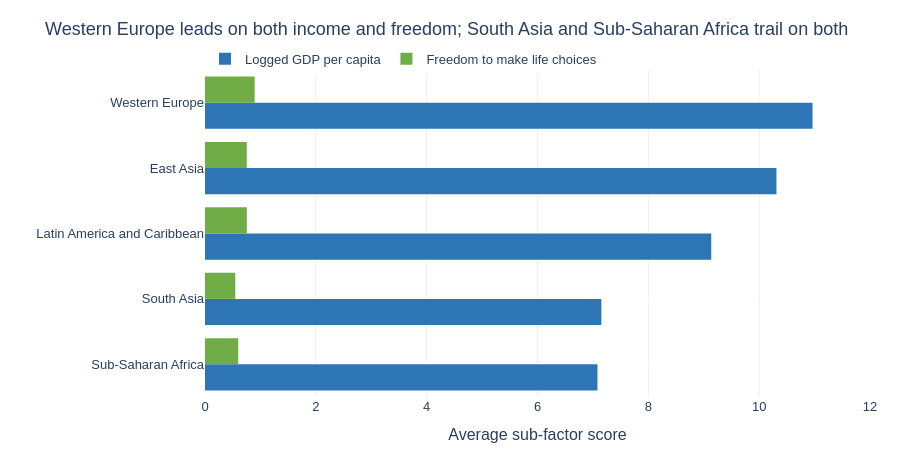

This figure's notebook cell:
### Markdown cell above
---
## Done? Stretch Goal

If you finish both tasks with time to spare, try this:

**Task 3 (stretch):** Build a **grouped bar chart** comparing 2 sub-factors (e.g. `GDP_per_capita` and `Freedom`) across the 5 most populated regions. Use colour meaningfully and write an insight title.

Regions to include: `'Western Europe'`, `'Latin America'`, `'East Asia'`, `'Sub-Saharan Africa'`, `'South Asia'`

### Code cell
# Stretch goal — grouped bar chart
focus_regions = [
    'Western Europe',
    'Latin America and Caribbean',
    'East Asia',
    'Sub-Saharan Africa',
    'South Asia',
]

grouped = (
    df[df['Region'].isin(focus_regions)]
    .groupby('Region')[['GDP', 'Freedom']]
    .mean()
    .reset_index()
)

long = grouped.melt(
    id_vars='Region',
    value_vars=['GDP', 'Freedom'],
    var_name='Factor',
    value_name='Score',
)
order = grouped.sort_values('GDP')['Region'].tolist()
long['Region'] = pd.Categorical(long['Region'], categories=order, ordered=True)
long = long.sort_values('Region')
long['Factor'] = long['Factor'].map({
    'GDP': 'Logged GDP per capita',
    'Freedom': 'Freedom to make life choices',
})

fig = px.bar(
    long,
    x='Score',
    y='Region',
    color='Factor',
    orientation='h',
    barmode='group',
    title='Western Europe leads on both income and freedom; South Asia and Sub-Saharan Africa trail on both',
    labels={'Score': 'Average sub-factor score', 'Region': '', 'Factor': ''},
    color_discrete_map={
        'Logged GDP per capita': '#2E75B6',
        'Freedom to make life choices': '#70AD47',
    },
    height=450,
)
fig.update_traces(marker_line_width=0)
fig.update_layout(
    xaxis=dict(range=[0, 12], gridcolor='#EEEEEE'),
    yaxis=dict(gridcolor='white'),
    plot_bgcolor='white',
    paper_bgcolor='white',
    font=dict(family='Arial', size=13),
    legend=dict(orientation='h', y=1.08),
    margin=dict(l=10, r=30, t=70, b=40),
)
fig.show()

### Figure 1 — Plotly figure (JSON) as saved in the notebook; plotly's stock layout.template omitted (floating-point values rounded to 4 significant figures)
{"data": [{"alignmentgroup": "True", "hovertemplate": "=%{y}<br>Average sub-factor score=%{x}<extra></extra>", "legendgroup": "Logged GDP per capita", "marker": {"color": "#2E75B6", "line": {"width": 0}, "pattern": {"shape": ""}}, "name": "Logged GDP per capita", "offsetgroup": "Logged GDP per capita", "orientation": "h", "showlegend": true, "textposition": "auto", "type": "bar", "x": [7.082, 7.152, 9.135, 10.31, 10.96], "xaxis": "x", "y": ["Sub-Saharan Africa", "South Asia", "Latin America and Caribbean", "East Asia", "Western Europe"], "yaxis": "y"}, {"alignmentgroup": "True", "hovertemplate": "=%{y}<br>Average sub-factor score=%{x}<extra></extra>", "legendgroup": "Freedom to make life choices", "marker": {"color": "#70AD47", "line": {"width": 0}, "pattern": {"shape": ""}}, "name": "Freedom to make life choices", "offsetgroup": "Freedom to make life choices", "orientation": "h", "showlegend": true, "textposition": "auto", "type": "bar", "x": [0.5994, 0.5463, 0.7542, 0.754, 0.8961], "xaxis": "x", "y": ["Sub-Saharan Africa", "South Asia", "Latin America and Caribbean", "East Asia", "Western Europe"], "yaxis": "y"}], "layout": {"barmode": "group", "font": {"family": "Arial", "size": 13}, "height": 450, "legend": {"orientation": "h", "title": {"text": ""}, "tracegroupgap": 0, "y": 1.08}, "margin": {"b": 40, "l": 10, "r": 30, "t": 70}, "paper_bgcolor": "white", "plot_bgcolor": "white", "title": {"text": "Western Europe leads on both income and freedom; South Asia and Sub-Saharan Africa trail on both"}, "xaxis": {"anchor": "y", "domain": [0, 1], "gridcolor": "#EEEEEE", "range": [0, 12], "title": {"text": "Average sub-factor score"}}, "yaxis": {"anchor": "x", "domain": [0, 1], "gridcolor": "white", "title": {"text": ""}}}}
